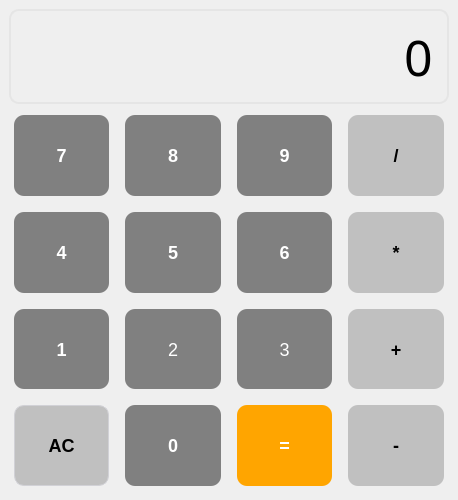
<?xml version="1.0" encoding="UTF-8"?>
<ui version="4.0">
 <class>MainWindow</class>
 <widget class="QMainWindow" name="MainWindow">
  <property name="enabled">
   <bool>true</bool>
  </property>
  <property name="geometry">
   <rect>
    <x>0</x>
    <y>0</y>
    <width>458</width>
    <height>500</height>
   </rect>
  </property>
  <property name="sizePolicy">
   <sizepolicy hsizetype="Fixed" vsizetype="Fixed">
    <horstretch>0</horstretch>
    <verstretch>0</verstretch>
   </sizepolicy>
  </property>
  <property name="windowTitle">
   <string>MainWindow</string>
  </property>
  <property name="styleSheet">
   <string notr="true">background-color: #0000000</string>
  </property>
  <widget class="QWidget" name="centralwidget">
   <layout class="QGridLayout" name="gridLayout">
    <item row="3" column="0">
     <widget class="QPushButton" name="button1">
      <property name="sizePolicy">
       <sizepolicy hsizetype="Preferred" vsizetype="Preferred">
        <horstretch>0</horstretch>
        <verstretch>0</verstretch>
       </sizepolicy>
      </property>
      <property name="font">
       <font>
        <pointsize>-1</pointsize>
        <bold>true</bold>
       </font>
      </property>
      <property name="styleSheet">
       <string notr="true">    QPushButton {
        background-color: #808080;
        border-radius: 10px;
        font-size: 18px;
        color: #FFFFFF;
        padding: 10px;
        margin: 5px;
}

QPushButton:pressed {
	background-color: #DCDCDC;
	border: 1px solid grey;
	padding: 5px
}</string>
      </property>
      <property name="text">
       <string>1</string>
      </property>
     </widget>
    </item>
    <item row="2" column="2">
     <widget class="QPushButton" name="button6">
      <property name="sizePolicy">
       <sizepolicy hsizetype="Preferred" vsizetype="Preferred">
        <horstretch>0</horstretch>
        <verstretch>0</verstretch>
       </sizepolicy>
      </property>
      <property name="font">
       <font>
        <pointsize>-1</pointsize>
        <bold>true</bold>
       </font>
      </property>
      <property name="styleSheet">
       <string notr="true">    QPushButton {
        background-color: #808080;
        border-radius: 10px;
        font-size: 18px;
        color: #FFFFFF;
        padding: 10px;
        margin: 5px;
}

QPushButton:pressed {
	background-color: #DCDCDC;
	border: 1px solid grey;
	padding: 5px
}</string>
      </property>
      <property name="text">
       <string>6</string>
      </property>
     </widget>
    </item>
    <item row="1" column="2">
     <widget class="QPushButton" name="button9">
      <property name="sizePolicy">
       <sizepolicy hsizetype="Preferred" vsizetype="Preferred">
        <horstretch>0</horstretch>
        <verstretch>0</verstretch>
       </sizepolicy>
      </property>
      <property name="font">
       <font>
        <pointsize>-1</pointsize>
        <bold>true</bold>
       </font>
      </property>
      <property name="styleSheet">
       <string notr="true">    QPushButton {
        background-color: #808080;
        border-radius: 10px;
        font-size: 18px;
        color: #FFFFFF;
        padding: 10px;
        margin: 5px;
}

QPushButton:pressed {
	background-color: #DCDCDC;
	border: 1px solid grey;
	padding: 5px
}</string>
      </property>
      <property name="text">
       <string>9</string>
      </property>
     </widget>
    </item>
    <item row="3" column="3">
     <widget class="QPushButton" name="buttonAdd">
      <property name="enabled">
       <bool>true</bool>
      </property>
      <property name="sizePolicy">
       <sizepolicy hsizetype="Preferred" vsizetype="Preferred">
        <horstretch>0</horstretch>
        <verstretch>0</verstretch>
       </sizepolicy>
      </property>
      <property name="font">
       <font>
        <pointsize>-1</pointsize>
        <bold>true</bold>
       </font>
      </property>
      <property name="styleSheet">
       <string notr="true">    QPushButton {
        background-color: #C0C0C0;
        border-radius: 10px;
        font-size: 18px;
        color: #000000;
        padding: 10px;
        margin: 5px;
}

QPushButton:pressed {
	background-color: #DCDCDC;
	border: 1px solid grey;
	padding: 5px
}</string>
      </property>
      <property name="text">
       <string>+</string>
      </property>
      <property name="autoDefault">
       <bool>false</bool>
      </property>
      <property name="default">
       <bool>false</bool>
      </property>
     </widget>
    </item>
    <item row="1" column="1">
     <widget class="QPushButton" name="button8">
      <property name="sizePolicy">
       <sizepolicy hsizetype="Preferred" vsizetype="Preferred">
        <horstretch>0</horstretch>
        <verstretch>0</verstretch>
       </sizepolicy>
      </property>
      <property name="font">
       <font>
        <pointsize>-1</pointsize>
        <bold>true</bold>
       </font>
      </property>
      <property name="styleSheet">
       <string notr="true">    QPushButton {
        background-color: #808080;
        border-radius: 10px;
        font-size: 18px;
        color: #FFFFFF;
        padding: 10px;
        margin: 5px;
}

QPushButton:pressed {
	background-color: #DCDCDC;
	border: 1px solid grey;
	padding: 5px
}</string>
      </property>
      <property name="text">
       <string>8</string>
      </property>
     </widget>
    </item>
    <item row="4" column="3">
     <widget class="QPushButton" name="buttonSubtract">
      <property name="sizePolicy">
       <sizepolicy hsizetype="Preferred" vsizetype="Preferred">
        <horstretch>0</horstretch>
        <verstretch>0</verstretch>
       </sizepolicy>
      </property>
      <property name="font">
       <font>
        <pointsize>-1</pointsize>
        <bold>true</bold>
       </font>
      </property>
      <property name="styleSheet">
       <string notr="true">    QPushButton {
        background-color: #C0C0C0;
        border-radius: 10px;
        font-size: 18px;
        color: #000000;
        padding: 10px;
        margin: 5px;
}

QPushButton:pressed {
	background-color: #DCDCDC;
	border: 1px solid grey;
	padding: 5px
}</string>
      </property>
      <property name="text">
       <string>-</string>
      </property>
     </widget>
    </item>
    <item row="4" column="2">
     <widget class="QPushButton" name="buttonEquals">
      <property name="sizePolicy">
       <sizepolicy hsizetype="Preferred" vsizetype="Preferred">
        <horstretch>0</horstretch>
        <verstretch>0</verstretch>
       </sizepolicy>
      </property>
      <property name="font">
       <font>
        <pointsize>-1</pointsize>
        <bold>true</bold>
       </font>
      </property>
      <property name="styleSheet">
       <string notr="true">    QPushButton {
        background-color: #FFA500;
        border-radius: 10px;
        font-size: 18px;
        color: #FFFFFF;
        padding: 10px;
        margin: 5px;
}

QPushButton:pressed {
	background-color: #DCDCDC;
	border: 1px solid grey;
	padding: 5px
}</string>
      </property>
      <property name="text">
       <string>=</string>
      </property>
     </widget>
    </item>
    <item row="0" column="0" colspan="4">
     <widget class="QLineEdit" name="display">
      <property name="enabled">
       <bool>true</bool>
      </property>
      <property name="sizePolicy">
       <sizepolicy hsizetype="Preferred" vsizetype="Preferred">
        <horstretch>0</horstretch>
        <verstretch>0</verstretch>
       </sizepolicy>
      </property>
      <property name="font">
       <font>
        <family>Century Gothic</family>
        <pointsize>-1</pointsize>
        <bold>false</bold>
       </font>
      </property>
      <property name="focusPolicy">
       <enum>Qt::FocusPolicy::StrongFocus</enum>
      </property>
      <property name="toolTipDuration">
       <number>0</number>
      </property>
      <property name="styleSheet">
       <string notr="true">    QLineEdit {
        background-color: transparent;
        border: 2px solid #E5E5E5;
        border-radius: 10px;
        padding: 10px;
        font-size: 50px;
        color: #FFFF;
    }</string>
      </property>
      <property name="text">
       <string>0</string>
      </property>
      <property name="alignment">
       <set>Qt::AlignmentFlag::AlignRight|Qt::AlignmentFlag::AlignTrailing|Qt::AlignmentFlag::AlignVCenter</set>
      </property>
      <property name="placeholderText">
       <string/>
      </property>
      <property name="clearButtonEnabled">
       <bool>false</bool>
      </property>
     </widget>
    </item>
    <item row="4" column="1">
     <widget class="QPushButton" name="button0">
      <property name="sizePolicy">
       <sizepolicy hsizetype="Preferred" vsizetype="Preferred">
        <horstretch>0</horstretch>
        <verstretch>0</verstretch>
       </sizepolicy>
      </property>
      <property name="font">
       <font>
        <pointsize>-1</pointsize>
        <bold>true</bold>
       </font>
      </property>
      <property name="styleSheet">
       <string notr="true">    QPushButton {
        background-color: #808080;
        border-radius: 10px;
        font-size: 18px;
        color: #FFFFFF;
        padding: 10px;
        margin: 5px;
}

QPushButton:pressed {
	background-color: #DCDCDC;
	border: 1px solid grey;
	padding: 5px
}</string>
      </property>
      <property name="text">
       <string>0</string>
      </property>
     </widget>
    </item>
    <item row="3" column="2">
     <widget class="QPushButton" name="button3">
      <property name="sizePolicy">
       <sizepolicy hsizetype="Preferred" vsizetype="Preferred">
        <horstretch>0</horstretch>
        <verstretch>0</verstretch>
       </sizepolicy>
      </property>
      <property name="styleSheet">
       <string notr="true">    QPushButton {
        background-color: #808080;
        border-radius: 10px;
        font-size: 18px;
        color: #FFFFFF;
        padding: 10px;
        margin: 5px;
}

QPushButton:pressed {
	background-color: #DCDCDC;
	border: 1px solid grey;
	padding: 5px
}</string>
      </property>
      <property name="text">
       <string>3</string>
      </property>
     </widget>
    </item>
    <item row="3" column="1">
     <widget class="QPushButton" name="button2">
      <property name="sizePolicy">
       <sizepolicy hsizetype="Preferred" vsizetype="Preferred">
        <horstretch>0</horstretch>
        <verstretch>0</verstretch>
       </sizepolicy>
      </property>
      <property name="font">
       <font>
        <pointsize>-1</pointsize>
        <bold>false</bold>
       </font>
      </property>
      <property name="styleSheet">
       <string notr="true">    QPushButton {
        background-color: #808080;
        border-radius: 10px;
        font-size: 18px;
        color: #FFFFFF;
        padding: 10px;
        margin: 5px;
}

QPushButton:pressed {
	background-color: #DCDCDC;
	border: 1px solid grey;
	padding: 5px
}</string>
      </property>
      <property name="text">
       <string>2</string>
      </property>
     </widget>
    </item>
    <item row="4" column="0">
     <widget class="QPushButton" name="buttonClear">
      <property name="sizePolicy">
       <sizepolicy hsizetype="Preferred" vsizetype="Preferred">
        <horstretch>0</horstretch>
        <verstretch>0</verstretch>
       </sizepolicy>
      </property>
      <property name="font">
       <font>
        <pointsize>-1</pointsize>
        <bold>true</bold>
       </font>
      </property>
      <property name="autoFillBackground">
       <bool>false</bool>
      </property>
      <property name="styleSheet">
       <string notr="true">    QPushButton {
        background-color: #C0C0C0;
        border: 1px solid #D1D1D6;
        border-radius: 10px;
        font-size: 18px;
        color: #000000;
        padding: 10px;
        margin: 5px;
}

QPushButton:pressed {
	background-color: #DCDCDC;
	border: 1px solid grey;
	padding: 5px
}</string>
      </property>
      <property name="text">
       <string>AC</string>
      </property>
     </widget>
    </item>
    <item row="2" column="3">
     <widget class="QPushButton" name="buttonMultiply">
      <property name="sizePolicy">
       <sizepolicy hsizetype="Preferred" vsizetype="Preferred">
        <horstretch>0</horstretch>
        <verstretch>0</verstretch>
       </sizepolicy>
      </property>
      <property name="font">
       <font>
        <pointsize>-1</pointsize>
        <bold>true</bold>
       </font>
      </property>
      <property name="styleSheet">
       <string notr="true">    QPushButton {
        background-color: #C0C0C0;
        border-radius: 10px;
        font-size: 18px;
        color: #000000;
        padding: 10px;
        margin: 5px;
}

QPushButton:pressed {
	background-color: #DCDCDC;
	border: 1px solid grey;
	padding: 5px
}</string>
      </property>
      <property name="text">
       <string>*</string>
      </property>
     </widget>
    </item>
    <item row="1" column="0">
     <widget class="QPushButton" name="button7">
      <property name="sizePolicy">
       <sizepolicy hsizetype="Preferred" vsizetype="Preferred">
        <horstretch>0</horstretch>
        <verstretch>0</verstretch>
       </sizepolicy>
      </property>
      <property name="font">
       <font>
        <pointsize>-1</pointsize>
        <bold>true</bold>
       </font>
      </property>
      <property name="styleSheet">
       <string notr="true">    QPushButton {
        background-color: #808080;
        border-radius: 10px;
        font-size: 18px;
        color: #FFFFFF;
        padding: 10px;
        margin: 5px;
}

QPushButton:pressed {
	background-color: #DCDCDC;
	border: 1px solid grey;
	padding: 5px
}</string>
      </property>
      <property name="text">
       <string>7</string>
      </property>
     </widget>
    </item>
    <item row="2" column="1">
     <widget class="QPushButton" name="button5">
      <property name="sizePolicy">
       <sizepolicy hsizetype="Preferred" vsizetype="Preferred">
        <horstretch>0</horstretch>
        <verstretch>0</verstretch>
       </sizepolicy>
      </property>
      <property name="font">
       <font>
        <pointsize>-1</pointsize>
        <bold>true</bold>
       </font>
      </property>
      <property name="styleSheet">
       <string notr="true">    QPushButton {
        background-color: #808080;
        border-radius: 10px;
        font-size: 18px;
        color: #FFFFFF;
        padding: 10px;
        margin: 5px;
}

QPushButton:pressed {
	background-color: #DCDCDC;
	border: 1px solid grey;
	padding: 5px
}</string>
      </property>
      <property name="text">
       <string>5</string>
      </property>
     </widget>
    </item>
    <item row="2" column="0">
     <widget class="QPushButton" name="button4">
      <property name="sizePolicy">
       <sizepolicy hsizetype="Preferred" vsizetype="Preferred">
        <horstretch>0</horstretch>
        <verstretch>0</verstretch>
       </sizepolicy>
      </property>
      <property name="font">
       <font>
        <pointsize>-1</pointsize>
        <bold>true</bold>
       </font>
      </property>
      <property name="styleSheet">
       <string notr="true">    QPushButton {
        background-color: #808080;
        border-radius: 10px;
        font-size: 18px;
        color: #FFFFFF;
        padding: 10px;
        margin: 5px;
}

QPushButton:pressed {
	background-color: #DCDCDC;
	border: 1px solid grey;
	padding: 5px
}</string>
      </property>
      <property name="text">
       <string>4</string>
      </property>
     </widget>
    </item>
    <item row="1" column="3">
     <widget class="QPushButton" name="buttonDivide">
      <property name="sizePolicy">
       <sizepolicy hsizetype="Preferred" vsizetype="Preferred">
        <horstretch>0</horstretch>
        <verstretch>0</verstretch>
       </sizepolicy>
      </property>
      <property name="font">
       <font>
        <pointsize>-1</pointsize>
        <bold>true</bold>
       </font>
      </property>
      <property name="styleSheet">
       <string notr="true">    QPushButton {
        background-color: #C0C0C0;
        border-radius: 10px;
        font-size: 18px;
        color: #000000;
        padding: 10px;
        margin: 5px;
}

QPushButton:pressed {
	background-color: #DCDCDC;
	border: 1px solid grey;
	padding: 5px
}</string>
      </property>
      <property name="text">
       <string>/</string>
      </property>
     </widget>
    </item>
   </layout>
  </widget>
 </widget>
 <resources/>
 <connections/>
</ui>
